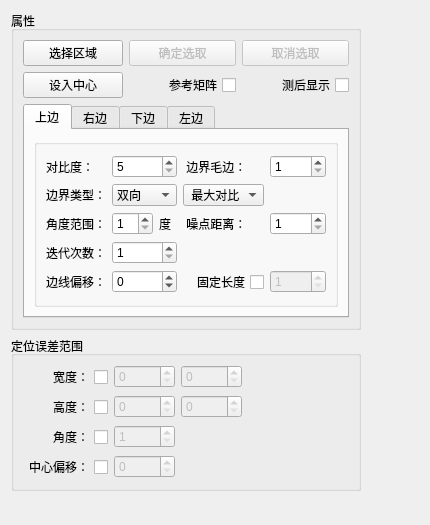
<?xml version="1.0" encoding="UTF-8"?>
<ui version="4.0">
 <class>edgeLineWdg</class>
 <widget class="QWidget" name="edgeLineWdg">
  <property name="geometry">
   <rect>
    <x>0</x>
    <y>0</y>
    <width>430</width>
    <height>525</height>
   </rect>
  </property>
  <property name="windowTitle">
   <string>edgeLineWdg</string>
  </property>
  <layout class="QGridLayout" name="gridLayout_15">
   <item row="0" column="0">
    <widget class="QGroupBox" name="groupBox">
     <property name="title">
      <string>属性</string>
     </property>
     <layout class="QGridLayout" name="gridLayout_14">
      <item row="0" column="0">
       <widget class="QPushButton" name="bt_selectRoi">
        <property name="text">
         <string>选择区域</string>
        </property>
        <property name="checkable">
         <bool>false</bool>
        </property>
       </widget>
      </item>
      <item row="0" column="1">
       <widget class="QPushButton" name="bt_ok">
        <property name="enabled">
         <bool>false</bool>
        </property>
        <property name="text">
         <string>确定选取</string>
        </property>
       </widget>
      </item>
      <item row="0" column="2">
       <widget class="QPushButton" name="bt_cancel">
        <property name="enabled">
         <bool>false</bool>
        </property>
        <property name="text">
         <string>取消选取</string>
        </property>
       </widget>
      </item>
      <item row="1" column="0">
       <widget class="QPushButton" name="bt_setOrigin">
        <property name="maximumSize">
         <size>
          <width>100</width>
          <height>16777215</height>
         </size>
        </property>
        <property name="text">
         <string>设入中心</string>
        </property>
       </widget>
      </item>
      <item row="1" column="1">
       <widget class="QCheckBox" name="cb_refer">
        <property name="layoutDirection">
         <enum>Qt::RightToLeft</enum>
        </property>
        <property name="text">
         <string>参考矩阵</string>
        </property>
       </widget>
      </item>
      <item row="1" column="2">
       <widget class="QCheckBox" name="cb_showRegionAfterDet">
        <property name="layoutDirection">
         <enum>Qt::RightToLeft</enum>
        </property>
        <property name="text">
         <string>测后显示</string>
        </property>
       </widget>
      </item>
      <item row="2" column="0" colspan="3">
       <widget class="QTabWidget" name="tabWidget">
        <property name="minimumSize">
         <size>
          <width>0</width>
          <height>0</height>
         </size>
        </property>
        <property name="currentIndex">
         <number>0</number>
        </property>
        <widget class="QWidget" name="tab">
         <attribute name="title">
          <string>上边</string>
         </attribute>
         <layout class="QGridLayout" name="gridLayout_6">
          <item row="0" column="0">
           <widget class="QGroupBox" name="groupBox_13">
            <property name="title">
             <string/>
            </property>
            <layout class="QGridLayout" name="gridLayout_2">
             <item row="0" column="0">
              <layout class="QGridLayout" name="gridLayout">
               <item row="0" column="0">
                <widget class="QLabel" name="label_24">
                 <property name="text">
                  <string>对比度：</string>
                 </property>
                </widget>
               </item>
               <item row="0" column="1">
                <widget class="QSpinBox" name="sp_gradient_0">
                 <property name="minimum">
                  <number>5</number>
                 </property>
                 <property name="maximum">
                  <number>255</number>
                 </property>
                </widget>
               </item>
               <item row="0" column="2">
                <widget class="QLabel" name="label_33">
                 <property name="text">
                  <string> 边界毛边：</string>
                 </property>
                </widget>
               </item>
               <item row="0" column="3">
                <widget class="QSpinBox" name="sp_step_0">
                 <property name="minimum">
                  <number>1</number>
                 </property>
                 <property name="maximum">
                  <number>10</number>
                 </property>
                </widget>
               </item>
               <item row="1" column="0">
                <widget class="QLabel" name="label_34">
                 <property name="text">
                  <string>边界类型：</string>
                 </property>
                </widget>
               </item>
               <item row="1" column="1">
                <widget class="QComboBox" name="cb_pol_0">
                 <item>
                  <property name="text">
                   <string>双向</string>
                  </property>
                 </item>
                 <item>
                  <property name="text">
                   <string>黑到白</string>
                  </property>
                 </item>
                 <item>
                  <property name="text">
                   <string>白到黑</string>
                  </property>
                 </item>
                </widget>
               </item>
               <item row="1" column="2">
                <widget class="QComboBox" name="cb_first_0">
                 <property name="minimumSize">
                  <size>
                   <width>0</width>
                   <height>0</height>
                  </size>
                 </property>
                 <item>
                  <property name="text">
                   <string> 最大对比</string>
                  </property>
                 </item>
                 <item>
                  <property name="text">
                   <string> 第一条</string>
                  </property>
                 </item>
                </widget>
               </item>
               <item row="2" column="0">
                <widget class="QLabel" name="label_35">
                 <property name="text">
                  <string>角度范围：</string>
                 </property>
                </widget>
               </item>
               <item row="2" column="1">
                <layout class="QHBoxLayout" name="horizontalLayout_6">
                 <item>
                  <widget class="QSpinBox" name="sp_degRange_0">
                   <property name="minimum">
                    <number>1</number>
                   </property>
                  </widget>
                 </item>
                 <item>
                  <widget class="QLabel" name="label_36">
                   <property name="text">
                    <string>度</string>
                   </property>
                  </widget>
                 </item>
                </layout>
               </item>
               <item row="2" column="2">
                <widget class="QLabel" name="label_37">
                 <property name="text">
                  <string> 噪点距离：</string>
                 </property>
                </widget>
               </item>
               <item row="2" column="3">
                <widget class="QSpinBox" name="sp_rmDist_0">
                 <property name="minimum">
                  <number>1</number>
                 </property>
                </widget>
               </item>
               <item row="3" column="0">
                <widget class="QLabel" name="label_38">
                 <property name="text">
                  <string>迭代次数：</string>
                 </property>
                </widget>
               </item>
               <item row="3" column="1">
                <widget class="QSpinBox" name="sp_iteratNum_0">
                 <property name="minimum">
                  <number>1</number>
                 </property>
                </widget>
               </item>
               <item row="4" column="0">
                <widget class="QLabel" name="label_39">
                 <property name="text">
                  <string>边线偏移：</string>
                 </property>
                </widget>
               </item>
               <item row="4" column="1">
                <widget class="QSpinBox" name="sp_lineOffset_0">
                 <property name="buttonSymbols">
                  <enum>QAbstractSpinBox::UpDownArrows</enum>
                 </property>
                 <property name="minimum">
                  <number>-99</number>
                 </property>
                </widget>
               </item>
               <item row="4" column="2">
                <widget class="QCheckBox" name="cb_fixWidth_0">
                 <property name="layoutDirection">
                  <enum>Qt::RightToLeft</enum>
                 </property>
                 <property name="text">
                  <string> 固定长度</string>
                 </property>
                </widget>
               </item>
               <item row="4" column="3">
                <widget class="QSpinBox" name="sp_fixWidth_0">
                 <property name="enabled">
                  <bool>false</bool>
                 </property>
                 <property name="minimum">
                  <number>1</number>
                 </property>
                 <property name="maximum">
                  <number>999</number>
                 </property>
                </widget>
               </item>
              </layout>
             </item>
            </layout>
           </widget>
          </item>
         </layout>
        </widget>
        <widget class="QWidget" name="tab_2">
         <attribute name="title">
          <string>右边</string>
         </attribute>
         <layout class="QGridLayout" name="gridLayout_11">
          <item row="0" column="0">
           <widget class="QGroupBox" name="groupBox_10">
            <property name="title">
             <string/>
            </property>
            <layout class="QGridLayout" name="gridLayout_10">
             <item row="0" column="0">
              <layout class="QGridLayout" name="gridLayout_5">
               <item row="0" column="0">
                <widget class="QLabel" name="label_8">
                 <property name="text">
                  <string>对比度：</string>
                 </property>
                </widget>
               </item>
               <item row="0" column="1">
                <widget class="QSpinBox" name="sp_gradient_1">
                 <property name="minimum">
                  <number>1</number>
                 </property>
                 <property name="maximum">
                  <number>255</number>
                 </property>
                </widget>
               </item>
               <item row="0" column="2">
                <widget class="QLabel" name="label_9">
                 <property name="text">
                  <string> 边界毛边：</string>
                 </property>
                </widget>
               </item>
               <item row="0" column="3">
                <widget class="QSpinBox" name="sp_step_1">
                 <property name="minimum">
                  <number>1</number>
                 </property>
                 <property name="maximum">
                  <number>10</number>
                 </property>
                </widget>
               </item>
               <item row="1" column="0">
                <widget class="QLabel" name="label_10">
                 <property name="text">
                  <string>边界类型：</string>
                 </property>
                </widget>
               </item>
               <item row="1" column="1">
                <widget class="QComboBox" name="cb_pol_1">
                 <item>
                  <property name="text">
                   <string>双向</string>
                  </property>
                 </item>
                 <item>
                  <property name="text">
                   <string>黑到白</string>
                  </property>
                 </item>
                 <item>
                  <property name="text">
                   <string>白到黑</string>
                  </property>
                 </item>
                </widget>
               </item>
               <item row="1" column="2">
                <widget class="QComboBox" name="cb_first_1">
                 <property name="minimumSize">
                  <size>
                   <width>0</width>
                   <height>0</height>
                  </size>
                 </property>
                 <item>
                  <property name="text">
                   <string> 最大对比</string>
                  </property>
                 </item>
                 <item>
                  <property name="text">
                   <string> 第一条</string>
                  </property>
                 </item>
                </widget>
               </item>
               <item row="2" column="0">
                <widget class="QLabel" name="label_11">
                 <property name="text">
                  <string>角度范围：</string>
                 </property>
                </widget>
               </item>
               <item row="2" column="1">
                <layout class="QHBoxLayout" name="horizontalLayout_2">
                 <item>
                  <widget class="QSpinBox" name="sp_degRange_1">
                   <property name="minimum">
                    <number>1</number>
                   </property>
                  </widget>
                 </item>
                 <item>
                  <widget class="QLabel" name="label_12">
                   <property name="text">
                    <string>度</string>
                   </property>
                  </widget>
                 </item>
                </layout>
               </item>
               <item row="2" column="2">
                <widget class="QLabel" name="label_13">
                 <property name="text">
                  <string> 噪点距离：</string>
                 </property>
                </widget>
               </item>
               <item row="2" column="3">
                <widget class="QSpinBox" name="sp_rmDist_1">
                 <property name="minimum">
                  <number>1</number>
                 </property>
                </widget>
               </item>
               <item row="3" column="0">
                <widget class="QLabel" name="label_14">
                 <property name="text">
                  <string>迭代次数：</string>
                 </property>
                </widget>
               </item>
               <item row="3" column="1">
                <widget class="QSpinBox" name="sp_iteratNum_1">
                 <property name="minimum">
                  <number>1</number>
                 </property>
                </widget>
               </item>
               <item row="4" column="0">
                <widget class="QLabel" name="label_25">
                 <property name="text">
                  <string>边线偏移：</string>
                 </property>
                </widget>
               </item>
               <item row="4" column="1">
                <widget class="QSpinBox" name="sp_lineOffset_1">
                 <property name="buttonSymbols">
                  <enum>QAbstractSpinBox::UpDownArrows</enum>
                 </property>
                 <property name="minimum">
                  <number>-99</number>
                 </property>
                </widget>
               </item>
               <item row="4" column="2">
                <widget class="QCheckBox" name="cb_fixWidth_1">
                 <property name="layoutDirection">
                  <enum>Qt::RightToLeft</enum>
                 </property>
                 <property name="text">
                  <string> 固定长度</string>
                 </property>
                </widget>
               </item>
               <item row="4" column="3">
                <widget class="QSpinBox" name="sp_fixWidth_1">
                 <property name="enabled">
                  <bool>false</bool>
                 </property>
                 <property name="maximum">
                  <number>999</number>
                 </property>
                </widget>
               </item>
              </layout>
             </item>
            </layout>
           </widget>
          </item>
         </layout>
        </widget>
        <widget class="QWidget" name="tab_3">
         <attribute name="title">
          <string>下边</string>
         </attribute>
         <layout class="QGridLayout" name="gridLayout_13">
          <item row="0" column="0">
           <widget class="QGroupBox" name="groupBox_11">
            <property name="title">
             <string/>
            </property>
            <layout class="QGridLayout" name="gridLayout_12">
             <item row="0" column="0">
              <layout class="QGridLayout" name="gridLayout_3">
               <item row="0" column="0">
                <widget class="QLabel" name="label_15">
                 <property name="text">
                  <string>对比度：</string>
                 </property>
                </widget>
               </item>
               <item row="0" column="1">
                <widget class="QSpinBox" name="sp_gradient_2">
                 <property name="minimum">
                  <number>1</number>
                 </property>
                 <property name="maximum">
                  <number>255</number>
                 </property>
                </widget>
               </item>
               <item row="0" column="2">
                <widget class="QLabel" name="label_16">
                 <property name="text">
                  <string> 边界毛边：</string>
                 </property>
                </widget>
               </item>
               <item row="0" column="3">
                <widget class="QSpinBox" name="sp_step_2">
                 <property name="minimum">
                  <number>1</number>
                 </property>
                 <property name="maximum">
                  <number>10</number>
                 </property>
                </widget>
               </item>
               <item row="1" column="0">
                <widget class="QLabel" name="label_17">
                 <property name="text">
                  <string>边界类型：</string>
                 </property>
                </widget>
               </item>
               <item row="1" column="1">
                <widget class="QComboBox" name="cb_pol_2">
                 <item>
                  <property name="text">
                   <string>双向</string>
                  </property>
                 </item>
                 <item>
                  <property name="text">
                   <string>黑到白</string>
                  </property>
                 </item>
                 <item>
                  <property name="text">
                   <string>白到黑</string>
                  </property>
                 </item>
                </widget>
               </item>
               <item row="1" column="2">
                <widget class="QComboBox" name="cb_first_2">
                 <property name="minimumSize">
                  <size>
                   <width>0</width>
                   <height>0</height>
                  </size>
                 </property>
                 <item>
                  <property name="text">
                   <string> 最大对比</string>
                  </property>
                 </item>
                 <item>
                  <property name="text">
                   <string> 第一条</string>
                  </property>
                 </item>
                </widget>
               </item>
               <item row="2" column="0">
                <widget class="QLabel" name="label_18">
                 <property name="text">
                  <string>角度范围：</string>
                 </property>
                </widget>
               </item>
               <item row="2" column="1">
                <layout class="QHBoxLayout" name="horizontalLayout_3">
                 <item>
                  <widget class="QSpinBox" name="sp_degRange_2">
                   <property name="minimum">
                    <number>1</number>
                   </property>
                  </widget>
                 </item>
                 <item>
                  <widget class="QLabel" name="label_19">
                   <property name="text">
                    <string>度</string>
                   </property>
                  </widget>
                 </item>
                </layout>
               </item>
               <item row="2" column="2">
                <widget class="QLabel" name="label_20">
                 <property name="text">
                  <string> 噪点距离：</string>
                 </property>
                </widget>
               </item>
               <item row="2" column="3">
                <widget class="QSpinBox" name="sp_rmDist_2">
                 <property name="minimum">
                  <number>1</number>
                 </property>
                </widget>
               </item>
               <item row="3" column="0">
                <widget class="QLabel" name="label_21">
                 <property name="text">
                  <string>迭代次数：</string>
                 </property>
                </widget>
               </item>
               <item row="3" column="1">
                <widget class="QSpinBox" name="sp_iteratNum_2">
                 <property name="minimum">
                  <number>1</number>
                 </property>
                </widget>
               </item>
               <item row="4" column="0">
                <widget class="QLabel" name="label_26">
                 <property name="text">
                  <string>边线偏移：</string>
                 </property>
                </widget>
               </item>
               <item row="4" column="1">
                <widget class="QSpinBox" name="sp_lineOffset_2">
                 <property name="buttonSymbols">
                  <enum>QAbstractSpinBox::UpDownArrows</enum>
                 </property>
                 <property name="minimum">
                  <number>-99</number>
                 </property>
                </widget>
               </item>
               <item row="4" column="2">
                <widget class="QCheckBox" name="cb_fixWidth_2">
                 <property name="layoutDirection">
                  <enum>Qt::RightToLeft</enum>
                 </property>
                 <property name="text">
                  <string> 固定长度</string>
                 </property>
                </widget>
               </item>
               <item row="4" column="3">
                <widget class="QSpinBox" name="sp_fixWidth_2">
                 <property name="enabled">
                  <bool>false</bool>
                 </property>
                 <property name="maximum">
                  <number>999</number>
                 </property>
                </widget>
               </item>
              </layout>
             </item>
            </layout>
           </widget>
          </item>
         </layout>
        </widget>
        <widget class="QWidget" name="tab_4">
         <attribute name="title">
          <string>左边</string>
         </attribute>
         <layout class="QGridLayout" name="gridLayout_9">
          <item row="0" column="0">
           <widget class="QGroupBox" name="groupBox_12">
            <property name="title">
             <string/>
            </property>
            <layout class="QGridLayout" name="gridLayout_8">
             <item row="0" column="0">
              <layout class="QGridLayout" name="gridLayout_4">
               <item row="0" column="0">
                <widget class="QLabel" name="label_22">
                 <property name="text">
                  <string>对比度：</string>
                 </property>
                </widget>
               </item>
               <item row="0" column="1">
                <widget class="QSpinBox" name="sp_gradient_3">
                 <property name="minimum">
                  <number>1</number>
                 </property>
                 <property name="maximum">
                  <number>255</number>
                 </property>
                </widget>
               </item>
               <item row="0" column="2">
                <widget class="QLabel" name="label_23">
                 <property name="text">
                  <string> 边界毛边：</string>
                 </property>
                </widget>
               </item>
               <item row="0" column="3">
                <widget class="QSpinBox" name="sp_step_3">
                 <property name="minimum">
                  <number>1</number>
                 </property>
                 <property name="maximum">
                  <number>10</number>
                 </property>
                </widget>
               </item>
               <item row="1" column="0">
                <widget class="QLabel" name="label_27">
                 <property name="text">
                  <string>边界类型：</string>
                 </property>
                </widget>
               </item>
               <item row="1" column="1">
                <widget class="QComboBox" name="cb_pol_3">
                 <item>
                  <property name="text">
                   <string>双向</string>
                  </property>
                 </item>
                 <item>
                  <property name="text">
                   <string>黑到白</string>
                  </property>
                 </item>
                 <item>
                  <property name="text">
                   <string>白到黑</string>
                  </property>
                 </item>
                </widget>
               </item>
               <item row="1" column="2">
                <widget class="QComboBox" name="cb_first_3">
                 <property name="minimumSize">
                  <size>
                   <width>0</width>
                   <height>0</height>
                  </size>
                 </property>
                 <item>
                  <property name="text">
                   <string> 最大对比</string>
                  </property>
                 </item>
                 <item>
                  <property name="text">
                   <string> 第一条</string>
                  </property>
                 </item>
                </widget>
               </item>
               <item row="2" column="0">
                <widget class="QLabel" name="label_28">
                 <property name="text">
                  <string>角度范围：</string>
                 </property>
                </widget>
               </item>
               <item row="2" column="1">
                <layout class="QHBoxLayout" name="horizontalLayout_4">
                 <item>
                  <widget class="QSpinBox" name="sp_degRange_3">
                   <property name="minimum">
                    <number>1</number>
                   </property>
                  </widget>
                 </item>
                 <item>
                  <widget class="QLabel" name="label_29">
                   <property name="text">
                    <string>度</string>
                   </property>
                  </widget>
                 </item>
                </layout>
               </item>
               <item row="2" column="2">
                <widget class="QLabel" name="label_30">
                 <property name="text">
                  <string> 噪点距离： </string>
                 </property>
                </widget>
               </item>
               <item row="2" column="3">
                <widget class="QSpinBox" name="sp_rmDist_3">
                 <property name="minimum">
                  <number>1</number>
                 </property>
                </widget>
               </item>
               <item row="3" column="0">
                <widget class="QLabel" name="label_31">
                 <property name="text">
                  <string>迭代次数：</string>
                 </property>
                </widget>
               </item>
               <item row="3" column="1">
                <widget class="QSpinBox" name="sp_iteratNum_3">
                 <property name="minimum">
                  <number>1</number>
                 </property>
                </widget>
               </item>
               <item row="4" column="0">
                <widget class="QLabel" name="label_32">
                 <property name="text">
                  <string>边线偏移：</string>
                 </property>
                </widget>
               </item>
               <item row="4" column="1">
                <widget class="QSpinBox" name="sp_lineOffset_3">
                 <property name="buttonSymbols">
                  <enum>QAbstractSpinBox::UpDownArrows</enum>
                 </property>
                 <property name="minimum">
                  <number>-99</number>
                 </property>
                </widget>
               </item>
               <item row="4" column="2">
                <widget class="QCheckBox" name="cb_fixWidth_3">
                 <property name="layoutDirection">
                  <enum>Qt::RightToLeft</enum>
                 </property>
                 <property name="text">
                  <string> 固定长度</string>
                 </property>
                </widget>
               </item>
               <item row="4" column="3">
                <widget class="QSpinBox" name="sp_fixWidth_3">
                 <property name="enabled">
                  <bool>false</bool>
                 </property>
                 <property name="maximum">
                  <number>999</number>
                 </property>
                </widget>
               </item>
              </layout>
             </item>
            </layout>
           </widget>
          </item>
         </layout>
        </widget>
       </widget>
      </item>
     </layout>
    </widget>
   </item>
   <item row="0" column="1">
    <spacer name="horizontalSpacer_17">
     <property name="orientation">
      <enum>Qt::Horizontal</enum>
     </property>
     <property name="sizeHint" stdset="0">
      <size>
       <width>4</width>
       <height>20</height>
      </size>
     </property>
    </spacer>
   </item>
   <item row="1" column="0">
    <widget class="QGroupBox" name="groupBox_6">
     <property name="title">
      <string>定位误差范围</string>
     </property>
     <layout class="QGridLayout" name="gridLayout_7">
      <item row="1" column="2">
       <widget class="QSpinBox" name="sp_errHeightMax">
        <property name="enabled">
         <bool>false</bool>
        </property>
        <property name="buttonSymbols">
         <enum>QAbstractSpinBox::UpDownArrows</enum>
        </property>
        <property name="maximum">
         <number>10000</number>
        </property>
       </widget>
      </item>
      <item row="3" column="1">
       <widget class="QSpinBox" name="sp_errCenterOffset">
        <property name="enabled">
         <bool>false</bool>
        </property>
        <property name="buttonSymbols">
         <enum>QAbstractSpinBox::UpDownArrows</enum>
        </property>
        <property name="maximum">
         <number>10000</number>
        </property>
       </widget>
      </item>
      <item row="2" column="1">
       <widget class="QSpinBox" name="sp_errAngle">
        <property name="enabled">
         <bool>false</bool>
        </property>
        <property name="buttonSymbols">
         <enum>QAbstractSpinBox::UpDownArrows</enum>
        </property>
        <property name="minimum">
         <number>1</number>
        </property>
        <property name="maximum">
         <number>45</number>
        </property>
       </widget>
      </item>
      <item row="1" column="1">
       <widget class="QSpinBox" name="sp_errHeightMin">
        <property name="enabled">
         <bool>false</bool>
        </property>
        <property name="buttonSymbols">
         <enum>QAbstractSpinBox::UpDownArrows</enum>
        </property>
        <property name="maximum">
         <number>10000</number>
        </property>
       </widget>
      </item>
      <item row="2" column="0">
       <widget class="QCheckBox" name="cb_errAngle">
        <property name="layoutDirection">
         <enum>Qt::RightToLeft</enum>
        </property>
        <property name="text">
         <string>角度：</string>
        </property>
       </widget>
      </item>
      <item row="0" column="2">
       <widget class="QSpinBox" name="sp_errWidthMax">
        <property name="enabled">
         <bool>false</bool>
        </property>
        <property name="buttonSymbols">
         <enum>QAbstractSpinBox::UpDownArrows</enum>
        </property>
        <property name="maximum">
         <number>10000</number>
        </property>
       </widget>
      </item>
      <item row="0" column="1">
       <widget class="QSpinBox" name="sp_errWidthMin">
        <property name="enabled">
         <bool>false</bool>
        </property>
        <property name="buttonSymbols">
         <enum>QAbstractSpinBox::UpDownArrows</enum>
        </property>
        <property name="maximum">
         <number>10000</number>
        </property>
       </widget>
      </item>
      <item row="3" column="0">
       <widget class="QCheckBox" name="cb_errCenterOffset">
        <property name="layoutDirection">
         <enum>Qt::RightToLeft</enum>
        </property>
        <property name="text">
         <string>中心偏移：</string>
        </property>
       </widget>
      </item>
      <item row="1" column="0">
       <widget class="QCheckBox" name="cb_errHeight">
        <property name="layoutDirection">
         <enum>Qt::RightToLeft</enum>
        </property>
        <property name="text">
         <string>高度：</string>
        </property>
       </widget>
      </item>
      <item row="0" column="0">
       <widget class="QCheckBox" name="cb_errWidth">
        <property name="layoutDirection">
         <enum>Qt::RightToLeft</enum>
        </property>
        <property name="text">
         <string>宽度：</string>
        </property>
       </widget>
      </item>
      <item row="0" column="3">
       <spacer name="horizontalSpacer_7">
        <property name="orientation">
         <enum>Qt::Horizontal</enum>
        </property>
        <property name="sizeHint" stdset="0">
         <size>
          <width>107</width>
          <height>20</height>
         </size>
        </property>
       </spacer>
      </item>
     </layout>
    </widget>
   </item>
   <item row="2" column="0">
    <spacer name="verticalSpacer">
     <property name="orientation">
      <enum>Qt::Vertical</enum>
     </property>
     <property name="sizeHint" stdset="0">
      <size>
       <width>20</width>
       <height>18</height>
      </size>
     </property>
    </spacer>
   </item>
  </layout>
 </widget>
 <resources/>
 <connections/>
</ui>
